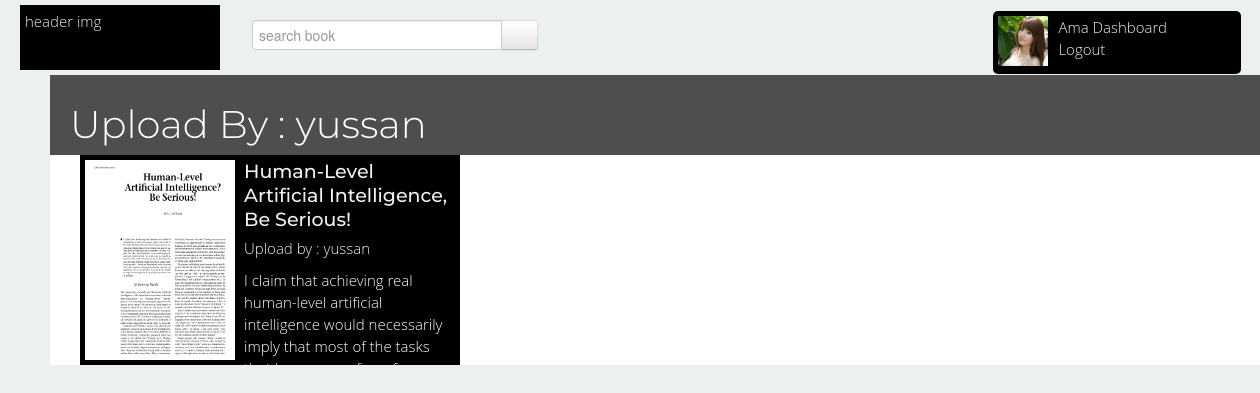
/user.php?user=yussan (signed in), run on the app's committed database.
### tables this page shows
CREATE TABLE IF NOT EXISTS `book` (
  `id` int(11) NOT NULL AUTO_INCREMENT,
  `idate` date NOT NULL,
  `title` varchar(60) NOT NULL,
  `description` varchar(300) NOT NULL,
  `longdesc` varchar(5000) NOT NULL,
  `user` varchar(60) NOT NULL,
  `fk_kategori` int(11) NOT NULL,
  `cover` varchar(50) NOT NULL,
  `cover_folder` char(6) NOT NULL,
  `file` varchar(50) NOT NULL,
  `file_folder` char(5) NOT NULL,
  PRIMARY KEY (`id`),
  KEY `fk_kategori` (`fk_kategori`),
  KEY `user` (`user`)
);

### user.php (the view, shortened to what this page needs)
<?php
	include "function.php";
	$user= $_GET['user'];
	include "header.php";
?>
		<div id="container">
					<section class="section" id="section1" data-section="1" >
							<div  class="title"><h1 style="margin-left:20px">Upload By : <?php echo $user; ?></h1></div>
							<div>
								<div class="book_top" style="width:100%">
									<div class="fluid-row">
									<?php
										$sql = mysql_query("SELECT * FROM book WHERE user = '".$user."'");
										while($books = mysql_fetch_array($sql)){
											$id = $books['id'];
											$user = $books['user'];
											$cover = $books['cover'];
											$cover_folder = $books['cover_folder'];
											$book_title = $books['title'];
											$book_desc = $books['description'];
											$book_cover = "$cover_folder"."$cover";
											$uploadby = $books['user'];
									?>
									<a href="#book-<?php echo $id; ?>" data-toggle="modal">
									  <div class="span4 book_item">
									   	<img style="float:left" src="<?php echo $book_cover;?>" />
									   	<h5 style="margin-bottom:0"><?php echo $book_title;?></h5>
									   	<a href="user.php?user=<?php echo $user ?>"><p style="margin-top:0;margin-bottom:0">Upload by : <?php echo $uploadby; ?></p></a>
									  	<p style="margin-top:10px"><?php echo $book_desc;?></p>
									  </div>
									  </a>
									 <?php } ?>
									</div>
								</div>
							</div>
					</section>
			</div>
	</body>
</html>

### css/style.css (style rules this page uses)
html { font-size: 62.5%; }
body { background: #ecf0f1; color: #fff; font-family: 'Open Sans', 'Helvetica Neue', Helvetica, Arial, sans-serif; font-size: 15px; font-size: 1.5rem; font-weight: 300; line-height: 22px; }
h1, h2, h3, h4, h5, h6 { font-family: "Montserrat", sans-serif; font-weight: 300; font-style: normal; }
p { margin: 0 10px 10px 0; }
a { color: #F1F1F1; text-decoration: none; }
.expanded #container { transform: translate3d(50px, 0px, 0px) scale3d(1, 1, 1); }
#container { backface-visibility: hidden; position: relative; transform: translate3d(0px, 0px, 0px); transition: transform 500ms ease 0s; width: 100%; }
.section { background-attachment: scroll; background-position: center top; position: relative; padding: 20px 0 ; height: 600px; }
.section h5 { font-size: 19px; font-size: 1.9rem; font-weight: 500; line-height: 24px; margin: 0 0 20px; padding-bottom: 5px; }
#section1 { background:#4E4E4E; -webkit-background-size: 100% auto; -moz-background-size: 100% auto; -o-background-size: 100% auto; background-size: 100% auto; background-repeat: no-repeat; }
@media screen and (min-width: 1200px) { #section1 { padding: 20px 0; height: 250px; } }
.book_top { height : 210px; width :2000px; background-color: white; }
.book_item { float:left; background-color: #000; overflow: hidden; height : 200px; padding : 5px; text-align:left; }
.book_item img { width :150px; height :200px; float :left; margin : 0 9px 3px 0; }

### data on the page
book: cover_folder+cover (picture), title "Human-Level Artificial Intelligence, Be Serious!", user "yussan", description "I claim that achieving real human-level artificial intelligence would necessarily imply that most of the tasks…"

### other printed values
$_SESSION['user']['username'] "Ama"
$user "yussan"
